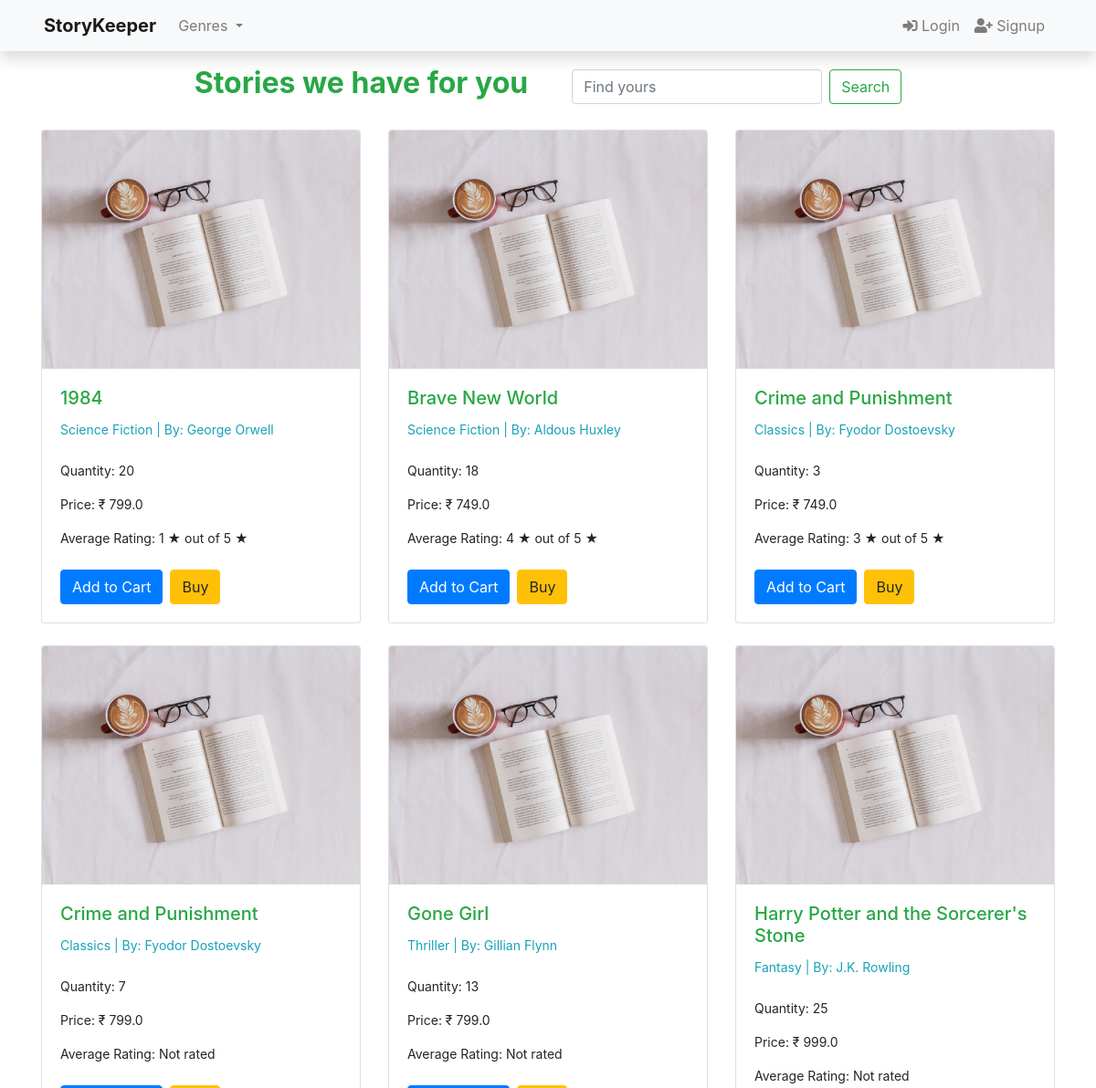
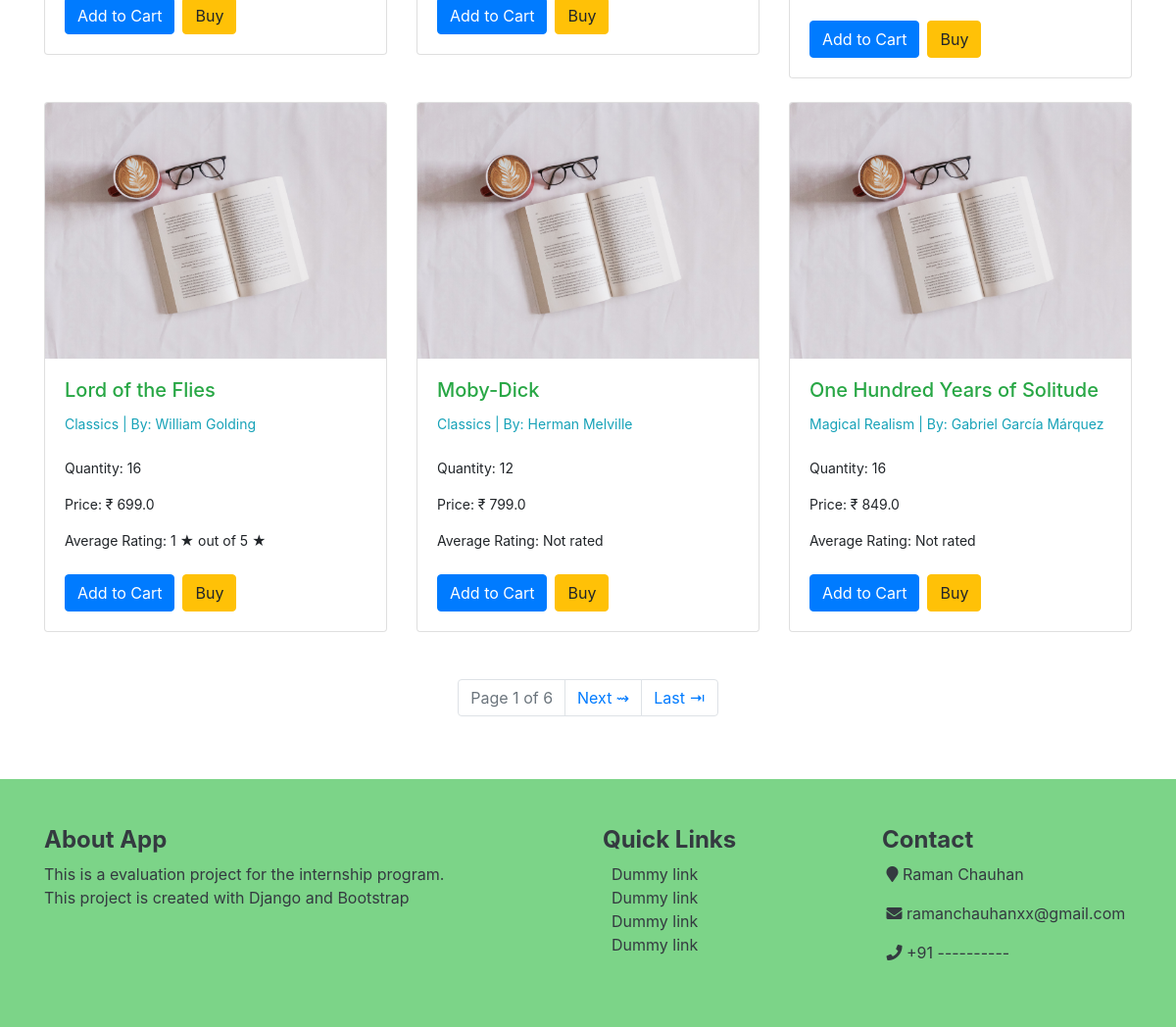
The page / on the database its author committed (2 pictures, top to bottom).
### books/models.py (models this page shows, shortened)
class Book(models.Model):
    title  		 = models.CharField(max_length=200)
    slug         = models.SlugField(max_length=140, unique=True)
    author 		 = models.CharField(max_length=100)
    genre   	 = models.CharField(max_length=100)
    price     	 = models.FloatField(default=0)
    quantity   	 = models.IntegerField(default=0)
    description  = models.TextField(default='No Description', null=True, blank=False)
    average_rating  = models.FloatField(default=0)
    created_on 	 = models.DateTimeField(auto_now_add=True)
    updated_on 	 = models.DateTimeField(auto_now=True)
    digital         = models.BooleanField(default=False, null=True, blank=False)
    status          = models.IntegerField(choices=status,default = 1)
    class Meta:
        ordering    = ['-quantity']

### books/views.py (the view, shortened to what this page needs)
# urls.py: path('', views.homeView, name='home'),
def homeView(request):
    books = Book.objects.all().order_by('title')
    paginator = Paginator(books, 9)
    page = request.GET.get('page')
    books = paginator.get_page(page)
    genre = Book.objects.values('genre').distinct().order_by('genre')
    context = {'books': books, 'genre':genre}
    search_book = request.GET.get('search')
    return render(request, 'index.html', context)

### books/templates/index.html (shortened to what this page needs)
{% extends 'base.html' %}
{% block content %}
{% load static %}
{% load crispy_forms_tags %}
<div class='container-fluid my-3 d-flex justify-content-center'>
    <h2 class="text-success"><b>Stories we have for you </b></h2>
    <form class="form-inline my-2 ml-5 my-lg-0" role='search', method='get', action="{% url 'home' %}">
        <input class="form-control mr-sm-2" name='search' type="search" placeholder="Find yours" aria-label="Search">
        <button class="btn btn-outline-success my-2 my-sm-0" type="submit">Search</button>
    </form>
</div>
<div class="container mt-4">
    <div class="row">
        {% for book in books %}
        <div class="col-md-4 mb-4">
            <div class="card product-card">
                <a href="{% url 'book_detail' book.slug %}"><img src="{% static 'images/thumbnail.jpg' %}" class="card-img-top" alt="{{ book.title }}"></a>
                <div class="card-body">
                    <a href="{% url 'book_detail' book.slug %}"class="text-success" ><h5 class="card-title">{{ book.title }}</h5></a>
                    <small>
                        <p class="card-text text-info">{{ book.genre }} | <span class="card-text">By: {{ book.author }}</span></p></small><br>
                        <small class="text-bold">
                            <p class="card-text">Quantity:{% if book.quantity > 0 %} {{ book.quantity }} {% else %}<span class="text-success"> Out of stock</span>{% endif %}</p>
                            <p class="card-text">Price: &#8377; {{ book.price }}</p>
                            <p class="card-text">Average Rating: {% if book.average_rating %}{{ book.average_rating|floatformat:'0' }} &#9733; out of 5 &#9733;{% else %}Not rated{% endif %}</p>
                        </small><br>
                    <div class="d-flex">
                        <form method="post" action="{% url 'add_to_cart' book.slug %}">
                            <button type="submit" class="btn btn-primary">Add to Cart</button>
                        </form>
                        <a href="{% url 'cart' %}" class="btn btn-warning ml-2">Buy</a>
                    </div>
                </div>
            </div>
        </div>
        {% endfor %}
    </div>
</div>
{% endblock %}

### rows shown on the page
Book: title "1984", genre "Science Fiction", author "George Orwell", quantity "20", price "799.0", average_rating "1"
Book: title "Brave New World", genre "Science Fiction", author "Aldous Huxley", quantity "18", price "749.0", average_rating "4"
Book: title "Crime and Punishment", genre "Classics", author "Fyodor Dostoevsky", quantity "3", price "749.0", average_rating "3"
Book: title "Crime and Punishment", genre "Classics", author "Fyodor Dostoevsky", quantity "7", price "799.0", average_rating "Not rated"
Book: title "Gone Girl", genre "Thriller", author "Gillian Flynn", quantity "13", price "799.0", average_rating "Not rated"
Book: title "Harry Potter and the Sorcerer's Stone", genre "Fantasy", author "J.K. Rowling", quantity "25", price "999.0", average_rating "Not rated"
Book: title "Lord of the Flies", genre "Classics", author "William Golding", quantity "16", price "699.0", average_rating "1"
Book: title "Moby-Dick", genre "Classics", author "Herman Melville", quantity "12", price "799.0", average_rating "Not rated"
Book: title "One Hundred Years of Solitude", genre "Magical Realism", author "Gabriel García Márquez", quantity "16", price "849.0", average_rating "Not rated"

### other values the page prints
{{ books.number }} "1"
{{ books.paginator.num_pages }} "6"
